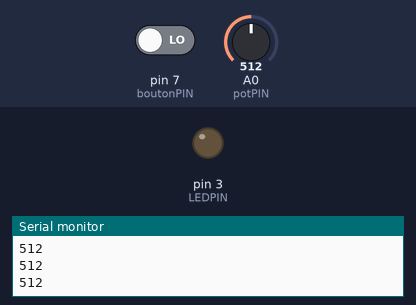
This sketch was run on a simulated Arduino Uno, built with avr-gcc and run on an emulated ATmega328P. On the bench: output pins drawn as LEDs (lit = HIGH), the last lines printed to the serial monitor. The test bench sets the inputs (shaded band); at power-on: pin 7 (boutonPIN) LOW, A0 (potPIN) = 512.

Above: at 1.2 s.
1.3 s: pin 7 (boutonPIN) driven HIGH
At 1.7 s:
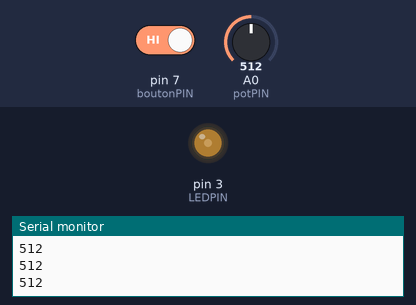
2.8 s: A0 (potPIN) set to 716
At 4.0 s:
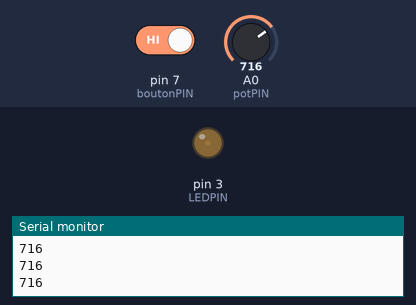
4.3 s: A0 (potPIN) set to 900
At 5.2 s:
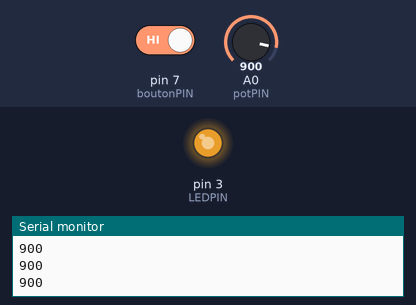
5.8 s: A0 (potPIN) set to 1023
At 6.5 s:
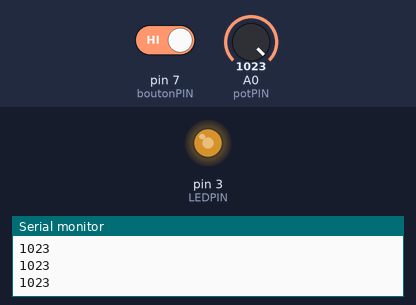
Timing chart, 0 to 8.3 s (numbered marks = the images above; inputs shaded):
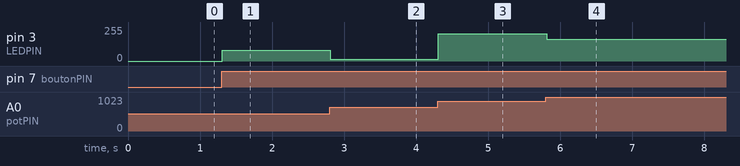

The sketch:

analog_write_map_V2_gr101-111.ino
```cpp
/*
   Nom: Bouton LED Externe Potentiometre et analogWrite


   ***************************


   2020-9-22 RT Version initiale V1.0
*/
// Déclaration des pins
const int LEDPIN = 3;// LED externe sur connecteur GROVE
//PWM disponible sur les pins 3,5,6,9,10 et 11
const int boutonPIN = 7; // Bouton sur connecteur GROVE
const int potPIN = A0;// Potentiometre (résistance variable) sur une pin analogue

//Déclaration des variables
int boutonEnfonce = 0;// vaudra 0 ou 1 selon l'état du bouton
int valeurLED = 0;// valeur de la luminosité


// Cette section est exécutée une seule fois au début du programme
void setup()
{
  pinMode(LEDPIN, OUTPUT); // Pin de la LED initialisée en OUTPUT car on désire y écrire
  pinMode(boutonPIN, INPUT); // Pin pour lire la valeur du bouton donc en INPUT
  pinMode(potPIN, INPUT); // Pin pour lire la valeur de la résistance

  Serial.begin(9600); //Initialiser le port série pour utiliser la console
  // 9600 représente la vitesse de communication avec la console par défaut
}

// Cette section est exécutée en boucle, à l'infini
void loop()
{
  // Faire la lecture des pins en input
  boutonEnfonce = digitalRead(boutonPIN); // Indique si le bouton est enfoncé
  // boutonEnfonce vaudra 1 si on appui sur le bouton, et 0 autrement
  valeurLED = analogRead(potPIN) ; // Indique la valeur du potentiometre


  Serial.println(valeurLED);//Imprimer la valeur ajustée du potentiometre sur la console

  if (boutonEnfonce == 1) //Est-ce que le bouton est enfoncé
  {
    //Cette partie du programme sera exécutée en boucle tant que le bouton est enfoncé

    //Nouvelle instruction: analogWrite()
    //valeurLED représente la valeur pour le Duty Cycle de la pin PWM
    //TOUJOURS se souvenir que la valeur maximum à écrire sur une pin est 255
    //Nouvelle instruction: map()
    //map() transforme  un nombre dans un autre selon les parametres
    analogWrite(LEDPIN, map(valeurLED, 0 , 750, 255 , 0));

  } else
  {
    //Cette instruction sera exécutée en boucle lorsque le bouton n'est pas enfoncé
    //Donc la LED restera éteinte
    digitalWrite(LEDPIN, LOW); //Étiendre la LED en mettant la pin à LOW (0)
  }
}
```

Measured:
- after the input at 1.3 s, pin 3 (LEDPIN): 0/255 → 81/255 at once
- after the input at 2.8 s, pin 3 (LEDPIN): 81/255 → 12/255 at once
- after the input at 4.3 s, pin 3 (LEDPIN): 12/255 → 205/255 at once
- after the input at 5.8 s, pin 3 (LEDPIN): 205/255 → 164/255 at once
